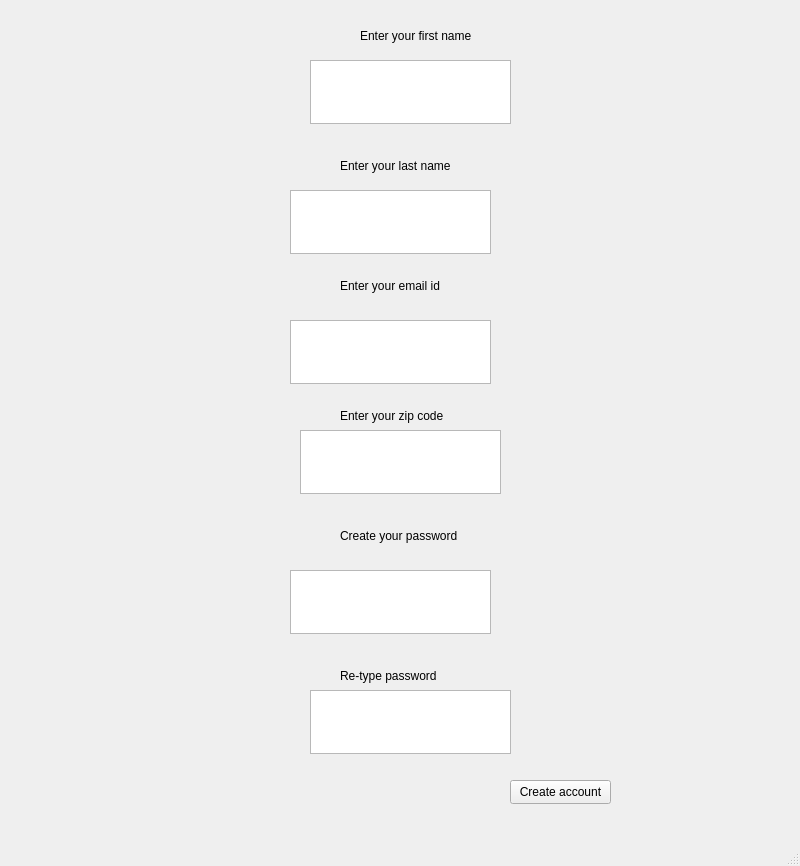
<?xml version="1.0" encoding="UTF-8"?>
<ui version="4.0">
 <class>MainWindow</class>
 <widget class="QMainWindow" name="MainWindow">
  <property name="geometry">
   <rect>
    <x>0</x>
    <y>0</y>
    <width>800</width>
    <height>866</height>
   </rect>
  </property>
  <property name="windowTitle">
   <string>MainWindow</string>
  </property>
  <widget class="QWidget" name="centralwidget">
   <widget class="QLabel" name="zid">
    <property name="geometry">
     <rect>
      <x>340</x>
      <y>380</y>
      <width>111</width>
      <height>71</height>
     </rect>
    </property>
    <property name="text">
     <string>Enter your zip code</string>
    </property>
   </widget>
   <widget class="QPlainTextEdit" name="zidText">
    <property name="geometry">
     <rect>
      <x>300</x>
      <y>430</y>
      <width>201</width>
      <height>64</height>
     </rect>
    </property>
   </widget>
   <widget class="QLabel" name="eid">
    <property name="geometry">
     <rect>
      <x>340</x>
      <y>250</y>
      <width>111</width>
      <height>71</height>
     </rect>
    </property>
    <property name="text">
     <string>Enter your email id</string>
    </property>
   </widget>
   <widget class="QLabel" name="rpassword">
    <property name="geometry">
     <rect>
      <x>340</x>
      <y>640</y>
      <width>111</width>
      <height>71</height>
     </rect>
    </property>
    <property name="text">
     <string>Re-type password</string>
    </property>
   </widget>
   <widget class="QLabel" name="lname">
    <property name="geometry">
     <rect>
      <x>340</x>
      <y>130</y>
      <width>111</width>
      <height>71</height>
     </rect>
    </property>
    <property name="text">
     <string>Enter your last name</string>
    </property>
   </widget>
   <widget class="QLabel" name="cpassword">
    <property name="geometry">
     <rect>
      <x>340</x>
      <y>500</y>
      <width>121</width>
      <height>71</height>
     </rect>
    </property>
    <property name="text">
     <string>Create your password</string>
    </property>
   </widget>
   <widget class="QLabel" name="fname">
    <property name="geometry">
     <rect>
      <x>360</x>
      <y>10</y>
      <width>111</width>
      <height>51</height>
     </rect>
    </property>
    <property name="text">
     <string>Enter your first name</string>
    </property>
   </widget>
   <widget class="QPlainTextEdit" name="fnameText">
    <property name="geometry">
     <rect>
      <x>310</x>
      <y>60</y>
      <width>201</width>
      <height>64</height>
     </rect>
    </property>
   </widget>
   <widget class="QPlainTextEdit" name="eidText">
    <property name="geometry">
     <rect>
      <x>290</x>
      <y>320</y>
      <width>201</width>
      <height>64</height>
     </rect>
    </property>
   </widget>
   <widget class="QPlainTextEdit" name="lnameText">
    <property name="geometry">
     <rect>
      <x>290</x>
      <y>190</y>
      <width>201</width>
      <height>64</height>
     </rect>
    </property>
   </widget>
   <widget class="QPlainTextEdit" name="cpasswordtext">
    <property name="geometry">
     <rect>
      <x>290</x>
      <y>570</y>
      <width>201</width>
      <height>64</height>
     </rect>
    </property>
   </widget>
   <widget class="QPushButton" name="caccountButton">
    <property name="geometry">
     <rect>
      <x>510</x>
      <y>780</y>
      <width>101</width>
      <height>24</height>
     </rect>
    </property>
    <property name="text">
     <string>Create account</string>
    </property>
   </widget>
   <widget class="QPlainTextEdit" name="rpasswordText">
    <property name="geometry">
     <rect>
      <x>310</x>
      <y>690</y>
      <width>201</width>
      <height>64</height>
     </rect>
    </property>
   </widget>
  </widget>
  <widget class="QMenuBar" name="menubar">
   <property name="geometry">
    <rect>
     <x>0</x>
     <y>0</y>
     <width>800</width>
     <height>33</height>
    </rect>
   </property>
  </widget>
  <widget class="QStatusBar" name="statusbar"/>
 </widget>
 <resources/>
 <connections/>
</ui>
